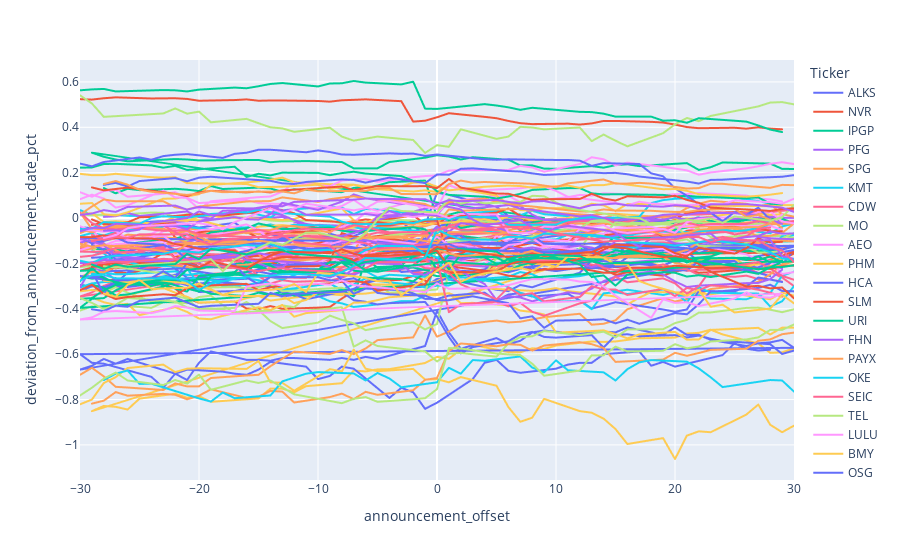

Notebook cell for this chart:
### Code cell
# 30 day chart

stock_data_30day = stock_data.loc[stock_data['within_30_days'] == 1,]
stock_data_30day.head(50)
fig = px.line(stock_data_30day, x="announcement_offset", y="deviation_from_announcement_date_pct", color='Ticker')
fig.show()
